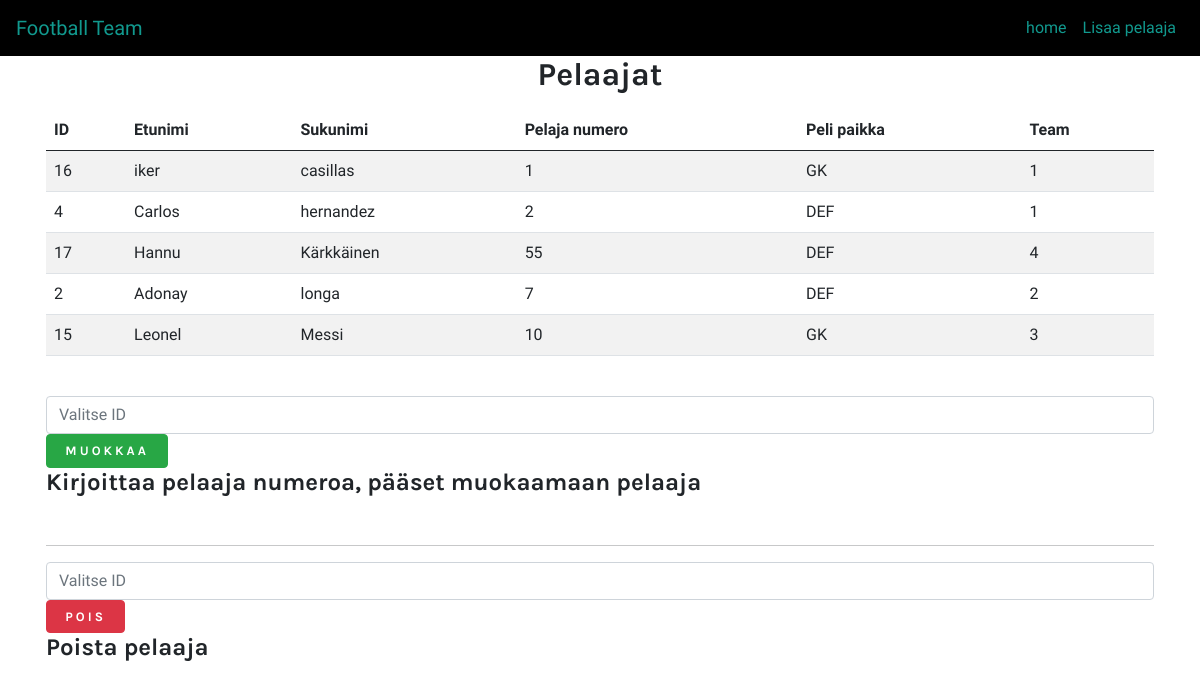
Screenshot of /pelaajat_hae.php with the database file from the repository.
### tables this page shows
CREATE TABLE IF NOT EXISTS `pelaajat` (
  `player_ID` int NOT NULL AUTO_INCREMENT,
  `etunimi` tinytext NOT NULL,
  `sukunimi` tinytext NOT NULL,
  `pelaja_nro` tinytext NOT NULL,
  `peli_paikka` tinytext NOT NULL,
  `team` int NOT NULL,
  PRIMARY KEY (`player_ID`),
  KEY `team` (`team`)
);

### pelaajat_hae.php (the view, shortened to what this page needs)
<!DOCTYPE html>
<head>
<link rel="stylesheet" href="css/main.css">
  <link rel="stylesheet" href="css/bootstrap.min.css">
  <link rel="stylesheet" href="css/main.css">
</head>
<nav class="navbar navbar-expand-lg ">
  <div class="container-fluid">
    <a class="navbar-brand" href="index.php">Football Team</a>
    <div class="collapse navbar-collapse" id="navbarSupportedContent">
      <ul class="navbar-nav ml-auto">
        <li class="navbar-item"><a class="nav-link" href="index.php">home</a></li>
        <li class="navbar-item"><a class="nav-link" href="pelaja_lisaa.php">Lisaa pelaaja</a></li>
      </ul>
    </div>
  </div>
</nav>
<?php
include("funktiot.php");
$serveri = knowser($serveri);
$tunnus = knowme($tunnus);
$ssana = knowpass($ssana);
$tkanta = knowtk($tkanta);
$conn = new mysqli($serveri, $tunnus, $ssana, $tkanta);
$sql = "SELECT * FROM pelaajat
        ORDER by sukunimi, etunimi";
      $result = $conn->query($sql);
?>
<div class="container">
  <div class="title mb-3">
     <h2 align="center">Pelaajat</h2>
  </div>
    <table class="table table-striped">
      <thead>
        <tr>
          <th>ID</th>
          <th>Etunimi</th>
          <th>Sukunimi</th>
          <th>Pelaja numero</th>
          <th>Peli paikka</th>
          <th>Team</th>
        </tr>
      </thead>
      <tbody>
      <?php
      if ($result->num_rows > 0 ) {
          while($row = $result->fetch_assoc()) {
             echo "<tr>
             <td>". $row['player_ID']. "</td>
             <td>" . $row['etunimi']. "</td>
             <td>" . $row['sukunimi']. "</td>
             <td>" . $row['pelaja_nro']. "</td>
             <td>" . $row['peli_paikka']. "</td>
             <td>" . $row['team']. "</td>
             </tr>";
        }
      }
      else {
          echo "Ei tulevia tapahtumia";
      }
        ?>
      </tbody>
    </table>
    <br>
    <form class="form-inline" action='pelaajat_muokkaa.php' method='POST' margin='0'>
      <div class="form-group">
        <input name='player_ID' class="form-control" placeholder="Valitse ID" type='text' id='player_ID'>
        <input type='Submit' class="btn btn-success" value=' Muokkaa '> <br>
          <h4>Kirjoittaa pelaaja numeroa, pääset muokaamaan pelaaja</h4><br>
      </div>
    </form>
    <hr>
    <form class="form-inline" action='pelaajat_poista.php' method='POST' margin='0'>
        <input name='player_ID' class="form-control" placeholder="Valitse ID" type='text' id='player_ID' value="">
        <input type='Submit' class="btn btn-danger"  value=' Pois '> <br>
        <h4>Poista pelaaja</h4>
    </form>
</div>
</body>
</html>

### css/main.css (style rules this page uses)
* { box-sizing: border-box; padding: 0; margin: 0; }
h1, h2, h3, h4, h5, h6 { font-family: 'Karla', sans-serif; font-weight: 700; }
.btn { font-family: 'Karla', sans-serif; font-weight: 700; font-size: 13px; text-transform: uppercase; letter-spacing: 3px; }
.navbar { background-color: #000; }
.navbar-brand { color: #11998e; }
.nav-link { color: #11998e; }

### rows the page displays
pelaajat: player_ID "16", etunimi "iker", sukunimi "casillas", pelaja_nro "1", peli_paikka "GK", team "1"
pelaajat: player_ID "4", etunimi "Carlos", sukunimi "hernandez", pelaja_nro "2", peli_paikka "DEF", team "1"
pelaajat: player_ID "17", etunimi "Hannu", sukunimi "Kärkkäinen", pelaja_nro "55", peli_paikka "DEF", team "4"
pelaajat: player_ID "2", etunimi "Adonay", sukunimi "longa", pelaja_nro "7", peli_paikka "DEF", team "2"
pelaajat: player_ID "15", etunimi "Leonel", sukunimi "Messi", pelaja_nro "10", peli_paikka "GK", team "3"
